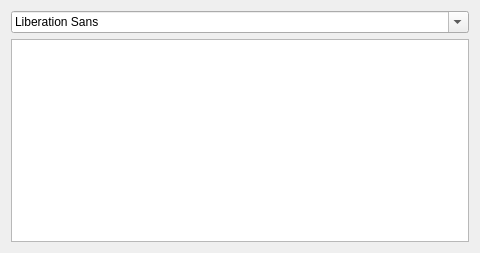
<?xml version="1.0" encoding="UTF-8"?>
<ui version="4.0">
 <class>Form</class>
 <widget class="QWidget" name="Form">
  <property name="geometry">
   <rect>
    <x>0</x>
    <y>0</y>
    <width>480</width>
    <height>253</height>
   </rect>
  </property>
  <property name="font">
   <font>
    <pointsize>9</pointsize>
   </font>
  </property>
  <property name="windowTitle">
   <string>Form</string>
  </property>
  <layout class="QVBoxLayout" name="verticalLayout">
   <item>
    <widget class="QFontComboBox" name="fontComboBox"/>
   </item>
   <item>
    <widget class="QTextEdit" name="textEdit">
     <property name="font">
      <font>
       <pointsize>24</pointsize>
      </font>
     </property>
    </widget>
   </item>
  </layout>
 </widget>
 <resources/>
 <connections>
  <connection>
   <sender>fontComboBox</sender>
   <signal>currentFontChanged(QFont)</signal>
   <receiver>Form</receiver>
   <slot>change_to_new_font(QFont)</slot>
   <hints>
    <hint type="sourcelabel">
     <x>160</x>
     <y>20</y>
    </hint>
    <hint type="destinationlabel">
     <x>128</x>
     <y>5</y>
    </hint>
   </hints>
  </connection>
 </connections>
 <slots>
  <slot>change_to_new_font(QFont)</slot>
 </slots>
</ui>
